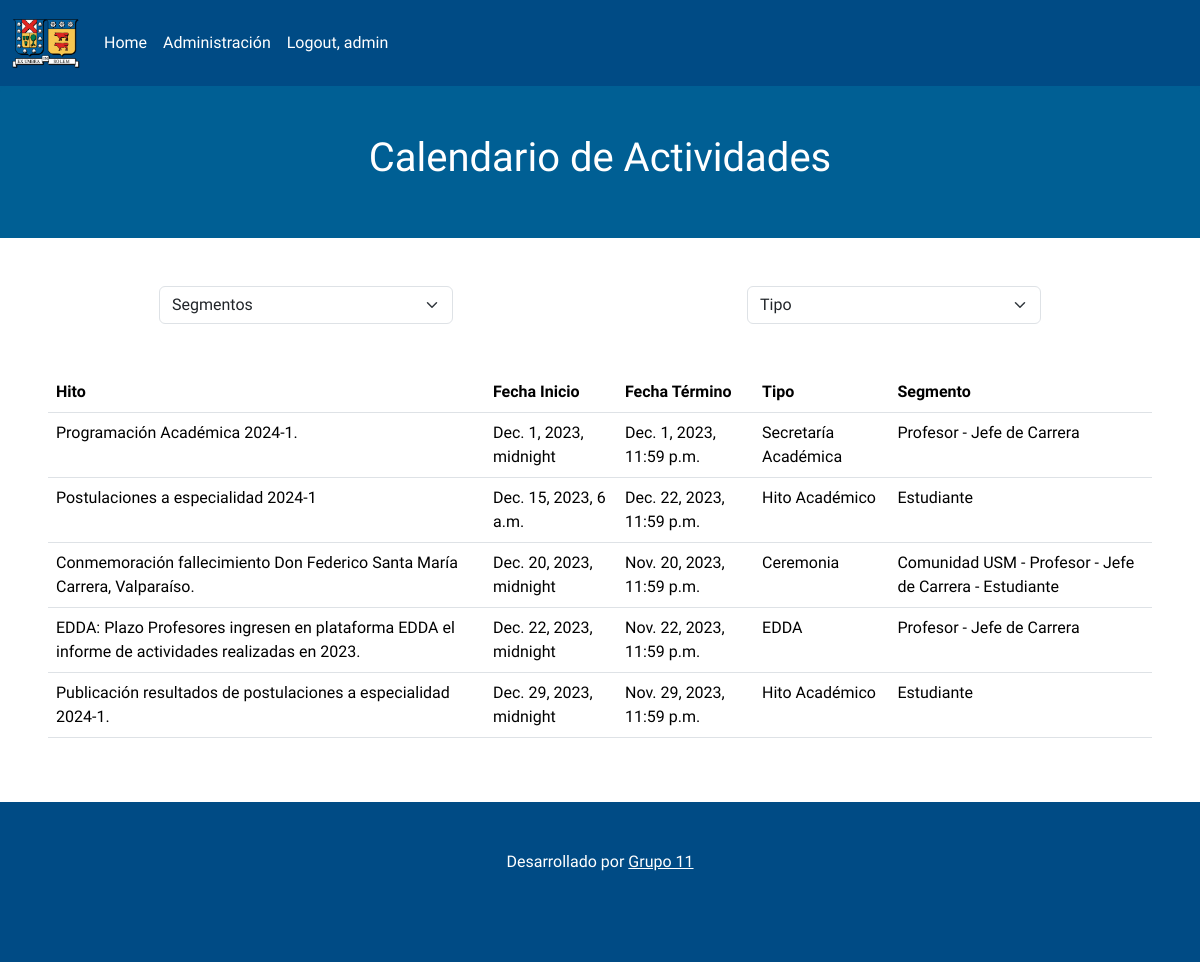
The app's page / (signed in) with its own data.
### core/models.py (models this page shows, shortened)
class TipoUsuario(AbstractUser):
    tipo_cuenta = models.ForeignKey(Segmento, on_delete=models.CASCADE, null=True)

class Evento(models.Model):
    TIPO_CHOICES = [
        ("VA","Vacaciones"),
        ("FE","Feriado"),
        ("SS", "Suspensión de actividades"),
        ("SP", "Suspensión de actividades PM"),
        ("PL", "Periodo Lectivo"),
        ("SE", "Suspensión de evaluaciones"),
        ("CE", "Ceremonia"),
        ("ED", "EDDA"),
        ("EV", "Evaluación"),
        ("AY", "Ayudantías"),
        ("HA", "Hito Académico"),
        ("SA", "Secretaría Académica"),
        ("OA", "OAI"),
    ]
    id = models.BigAutoField(primary_key=True)
    fechaInicio = models.DateTimeField(auto_now_add=False)
    fechaTermino = models.DateTimeField(auto_now_add=False)
    titulo = models.CharField(max_length=100)
    descripcion = models.TextField()
    tipo = models.CharField(max_length=2, choices=TIPO_CHOICES)
    segmento = models.ManyToManyField(Segmento)

class Segmento(models.Model):
    id = models.BigAutoField(primary_key=True)
    nombre = models.CharField(max_length=50)

### core/views.py (the view, shortened to what this page needs)
# urls.py: 2. Add a URL to urlpatterns:  path('', views.home, name='home')
def home(request):
    title = "Home"
    segmentos = Segmento.objects.all()
    segmento_seleccionado = request.GET.get("segmento")
    tipos = Evento.TIPO_CHOICES
    tipo_seleccionado = request.GET.get("tipo")
    segmento_usuario = None
    username = 'Anónimo'
    eventos_segmento = None
    fecha_usuario = timezone.now()
    segmento_dev = None
    if request.user.is_authenticated:
        if (str(request.user.tipo_cuenta)== 'Developer'):
            segmento_dev = request.user.tipo_cuenta
        username = request.user.username
        if (str(request.user.tipo_cuenta)== 'Jefe de Carrera' or str(request.user.tipo_cuenta) == 'Profesor'):
            segmento_usuario = request.user.tipo_cuenta
            eventos_segmento = Evento.objects.filter(segmento=segmento_usuario, fechaInicio__gte=timezone.now()).order_by('fechaInicio')[:3]
    if (segmento_seleccionado == 'Todos' or segmento_seleccionado is None) and (tipo_seleccionado == 'Todos' or tipo_seleccionado is None):
        eventos = Evento.objects.filter(fechaInicio__gte=timezone.now()).order_by('fechaInicio')
    data = {
        "title": title,
        "eventos": eventos,
        "segmentos" :segmentos,
        "tipos": tipos,
        "segmento_seleccionado": segmento_seleccionado,
        "tipo_seleccionado": tipo_seleccionado,
        "segmento_usuario": segmento_usuario,
        "username": username,
        "eventos_segmento": eventos_segmento,
        "fecha_usuario": fecha_usuario,
        'segmento_dev': segmento_dev
    }
    return render(request, 'core/home.html', data)

### core/templates/core/home.html (shortened to what this page needs)
{% extends 'core/base.html' %}
{% block content %}
{% load static %}
{% include 'core/calendario.html' %}
<div class="row my-5">
    <form method="GET" action="{% url 'home' %}" class="d-md-flex justify-content-around">
      <div class="col-md-3 col">
        <select class="form-select" name="segmento" onchange="this.form.submit()">
          <option value="Todos"
                  >
                Segmentos
          </option>
        </select>
      </div>
      <div class="col-md-3 col">
        <select class="form-select" name="tipo" onchange="this.form.submit()">
          <option value="Todos"
                    >
                  Tipo
            </option>
        </select>
      </div>
    </form>
</div>
<div class="row my-5 px-5" id="tabla">
  <table class="table">
    <thead>
      <tr>
        <th scope="col">Hito</th>
        <th scope="col">Fecha Inicio</th>
        <th scope="col">Fecha Término</th>
        <th scope="col">Tipo</th>
        <th scope="col">Segmento</th>
      </tr>
    </thead>
    <tbody>
      {% for evento in eventos %}
        <tr>
            <td>{{ evento.titulo }}</td>
            <td>{{ evento.fechaInicio }}</td>
            <td>{{ evento.fechaTermino}}</td>
            <td>{{ evento.get_tipo_display }}</td>
            <td>
              {% for segmento in evento.segmento.all %}
                {{ segmento.nombre }}
                {% if not forloop.last %}-{% endif %}
              {% endfor %}
            </td>
        </tr>
      {% endfor %}
    </tbody>
  </table>
</div>
{% endblock %}

### core/templates/core/base.html (shortened to what this page needs)
{% load static %}
<!doctype html>
<html lang="en">
  <head>
    <link href="https://cdn.jsdelivr.net/npm/bootstrap@5.3.2/dist/css/bootstrap.min.css" rel="stylesheet">
    <link href='https://cdn.jsdelivr.net/npm/bootstrap-icons@1.8.1/font/bootstrap-icons.css' rel='stylesheet'>
    <link rel="stylesheet" href="{% static 'core/css/styles.css' %}">
  </head>
  <body>
    <div class="container-fluid">
      <div class="row">
        <nav class="navbar navbar-expand-lg" style="background: #004B85;">
            <div class="container-fluid">
              <a class="navbar-brand" href="{% url 'home' %}">
                <img src="{% static 'core/img/Logo_UTFSM.png' %}" class="img-fluid" style="max-height: 60px;" alt="">
              </a>
              <div class="collapse navbar-collapse" id="navbarNavAltMarkup">
                <div class="navbar-nav">
                  <a class="nav-link text-white" aria-current="page" href="{% url 'home' %}">Home</a>
                  {% if user.is_authenticated %}
                    {% if user.is_superuser %}
                      <a class="nav-link text-white" href="{% url 'admin:index' %}" target="_blank">Administración</a>
                    {% elif segmento_dev != None %}
                      <a class="nav-link text-white" href="/rest/evento/" target="_blank">Gestión Eventos</a>
                    {% endif %}
                    <a class="nav-link text-white" href="logout">Logout, {{username}}</a>
                  {% else %}
                    <a class="nav-link text-white" href="{% url 'login' %}">Login</a>
                  {% endif %}
                </div>
              </div>
            </div>
          </nav>
      </div>
        {% block content %}
        {% endblock %}
    </div>
    <footer style="height: 20vh; width: 100%; background: #004B85;">
      <div class="d-flex align-items-center flex-column mb-3 p-5 text-white">
          <p id="dev">Desarrollado por <a class="text-white" href="https://github.com/etha44a4n/CER3-GRUPO11" target="_blank">Grupo 11</a></p>
      </div>
    </footer>
  </body>
</html>

### core/static/core/css/styles.css (style rules this page uses)
body { font-family: 'Montserrat', sans-serif; font-family: 'Raleway', sans-serif; font-family: 'Roboto Condensed', sans-serif; font-family: 'Staatliches', sans-serif; }

### records on screen
TipoUsuario: username "admin"
Evento: titulo "Programación Académica 2024-1.", fechaInicio "Dec. 1, 2023, midnight", fechaTermino "Dec. 1, 2023, 11:59 p.m.", tipo "Secretaría Académica"
Segmento: nombre "Profesor"
Segmento: nombre "Jefe de Carrera"
Evento: titulo "Postulaciones a especialidad 2024-1", fechaInicio "Dec. 15, 2023, 6 a.m.", fechaTermino "Dec. 22, 2023, 11:59 p.m.", tipo "Hito Académico"
Segmento: nombre "Estudiante"
Evento: titulo "Conmemoración fallecimiento Don Federico Santa María Carrera, Valparaíso.", fechaInicio "Dec. 20, 2023, midnight", fechaTermino "Nov. 20, 2023, 11:59 p.m.", tipo "Ceremonia"
Segmento: nombre "Comunidad USM"
Evento: titulo "EDDA: Plazo Profesores ingresen en plataforma EDDA el informe de actividades realizadas en 2023.", fechaInicio "Dec. 22, 2023, midnight", fechaTermino "Nov. 22, 2023, 11:59 p.m.", tipo "EDDA"
Evento: titulo "Publicación resultados de postulaciones a especialidad 2024-1.", fechaInicio "Dec. 29, 2023, midnight", fechaTermino "Nov. 29, 2023, 11:59 p.m.", tipo "Hito Académico"
